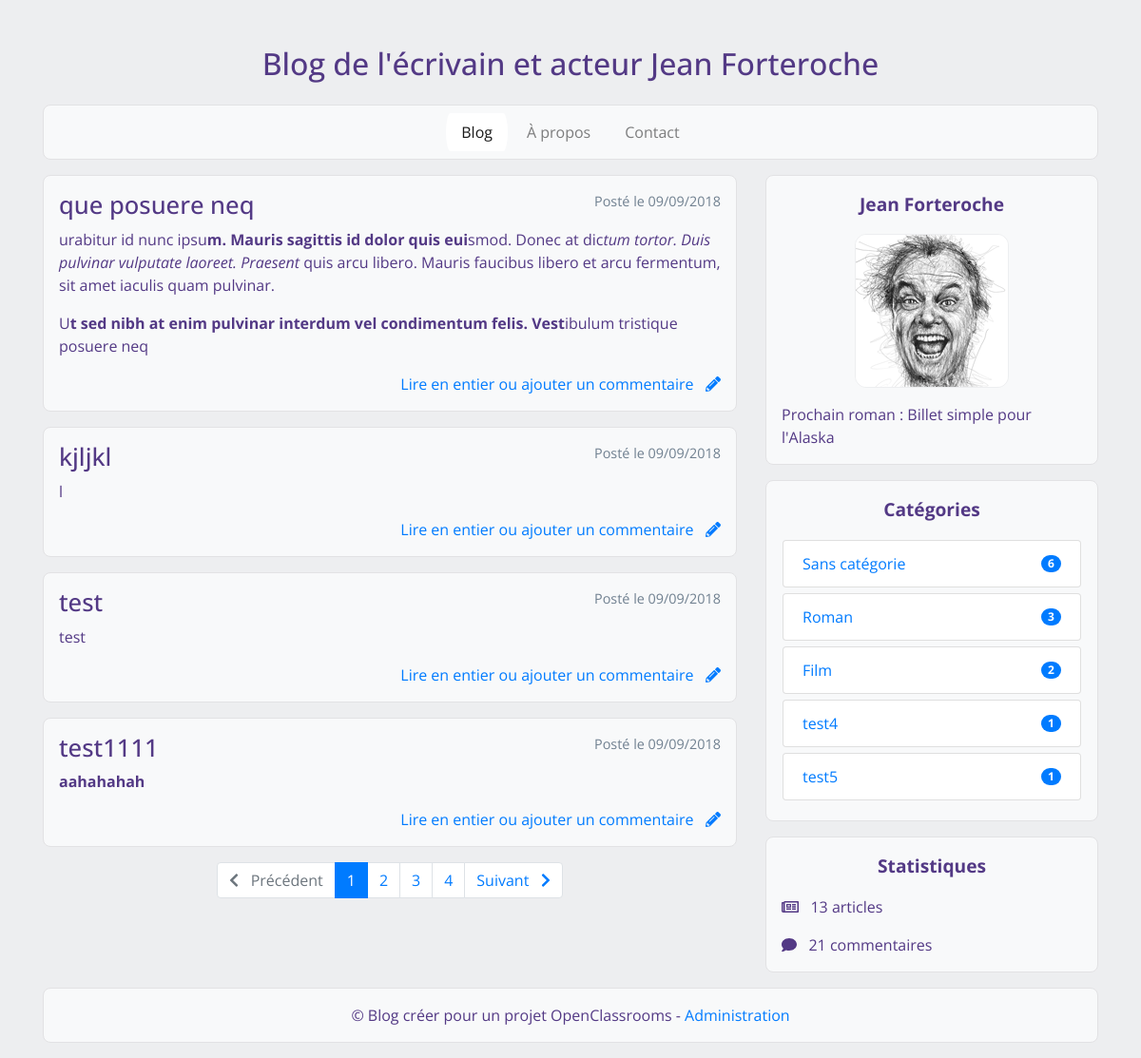
Before: / with the older database file.
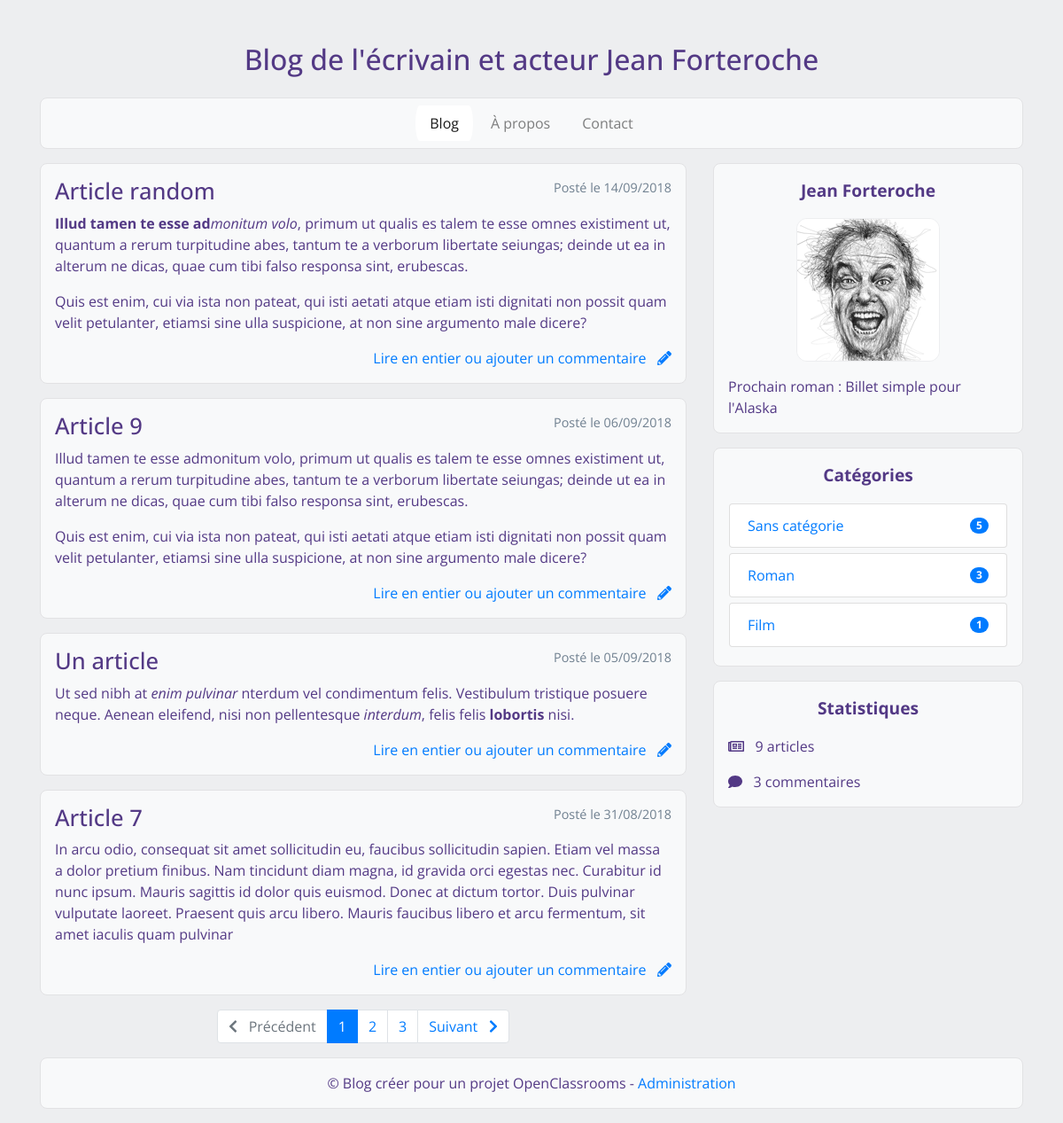
After: the same page with the newer database file.
### tables this page shows
CREATE TABLE `blog` (
  `id` int(11) NOT NULL,
  `categorie` tinyint(4) NOT NULL,
  `title` varchar(255) NOT NULL,
  `post` text NOT NULL,
  `post_date` datetime NOT NULL
);

CREATE TABLE `categorie` (
  `id` tinyint(4) NOT NULL,
  `name` varchar(255) NOT NULL
);

### controllers/frontend.php (called while the page is built, shortened)
<?php
require_once('models/config.php');
require_once('models/BlogManager.php');
function showBlog($pageId, $catId = '')
{
	$blogManager = new \OpenClassrooms\Projet4\Blog\BlogManager();
	$setTotalPosts = $blogManager->setTotalPosts();
	$pageIndex = $blogManager->getParameter();
	$categoryId = $blogManager->getCategoryId();
	$totalPosts = $blogManager->getTotalPosts();
	$posts = $blogManager->getPosts();
	$pagination = $blogManager->getPagination();
	$catSidebar = $blogManager->getCategorySideBar();
	$totalComments = $blogManager->getTotalComments();
	require('views/frontend/blogView.php');
}

### models/Manager.php (called while the page is built, shortened)
<?php
abstract class Manager
{
	final protected function dbConnect()
	{
		$db = new \PDO('mysql:host=localhost;dbname=projet4;charset=utf8', 'root', '');
		return $db;
	}
}

### models/config.php (called while the page is built, shortened)
<?php
$POSTSPERPAGE = 4;

### models/BlogManager.php (called while the page is built, shortened)
<?php
require_once("models/Manager.php");
class BlogManager extends Manager
{
	private $_db;
	private $_parameter;
	private $_categoryId;
	private $_postsPerPage;
	private $_totalPosts;
	public function __construct()
	{
		$this->_db = $this->dbConnect();
		global $POSTSPERPAGE;
		$this->_postsPerPage = $POSTSPERPAGE;
	}
	public function setParameter($parameter)
	{
		$this->_parameter = (int) $parameter;
	}
	public function setCategoryId($parameter)
	{
		$this->_categoryId = (int) $parameter;
	}
	public function setTotalPosts()
	{
		if (empty($this->_categoryId)) {
			$req = $this->_db->query('SELECT COUNT(*) AS totalposts FROM blog');
			$data = $req->fetch();
			$this->_totalPosts = $data['totalposts'];
		} else {
			$req = $this->_db->query('SELECT COUNT(*) AS totalposts FROM blog WHERE categorie = ' . $this->_categoryId);
			$data = $req->fetch();
			$this->_totalPosts = $data['totalposts'];
		}
	}
	public function getParameter()
	{
		return $this->_parameter;
	}
	public function getTotalPosts()
	{
		return $this->_totalPosts;
	}
	public function getPosts()
	{
		$firstMessageToShow = ($this->_parameter - 1) * $this->_postsPerPage;
		if (empty($this->_categoryId)) {
			$req = $this->_db->query('SELECT id, title, post, DATE_FORMAT(post_date, \'%d/%m/%Y\') AS creation_date_fr FROM blog
            ORDER BY id DESC LIMIT ' . $firstMessageToShow .' , ' . $this->_postsPerPage);
			return $req;
		} else {
			$req = $this->_db->query('SELECT id, title, post, DATE_FORMAT(post_date, \'%d/%m/%Y\') AS creation_date_fr FROM blog
            WHERE categorie = ' . $this->_categoryId . ' ORDER BY id DESC LIMIT ' . $firstMessageToShow .' , ' . $this->_postsPerPage);
			return $req;
		}
	}
	public function getPagination()
	{
		$pagi  = ceil($this->_totalPosts / $this->_postsPerPage);
		return $pagi;
	}
	public function getCategorySideBar()
	{
		$req = $this->_db->query('
        SELECT c.id, c.name, COUNT(b.categorie) total
        FROM blog b
        LEFT JOIN categorie c
        ON c.id = b.categorie
        GROUP BY c.id, c.name
        ');
		return $req;
	}
	public function getTotalComments()
	{
		if (empty($this->_categoryId)) {
			$req = $this->_db->query('SELECT COUNT(*) AS numbercomments FROM comment');
			$data = $req->fetch();
			return $data['numbercomments'];
		}
	}
}

### views/frontend/blogView.php (the view, shortened to what the changed rows need)
<article class="col-md-8">
	<?php
	while ($post = $posts->fetch()) {
		?>
	<div>
		<span class="datepost float-right">
			Posté le
			<?= $post['creation_date_fr'] ?>
		</span>
		<h2>
			<?= htmlspecialchars($post['title']) ?>
		</h2>
		<?= htmlspecialchars_decode($post['post']) ?>
		<p class="text-right">
			<a href="index.php?page=post&amp;id=<?= $post['id'] ?>">
				Lire en entier ou ajouter un commentaire &nbsp; <i class="fas fa-pencil-alt"></i>
			</a>
		</p>
	</div>
	<?php
	} $posts->closeCursor();
	if ($pagination > 1) {
		?>
	<ul class="pagination justify-content-center">
		<?php
		for ($i = 1; $i <= $pagination; $i++) {
			?>
		<li class="page-item
		<?php if ($pageIndex == $i) {
				echo 'active';
			} ?>">
			<a class="page-link" href="index.php?page=blog
			<?php if (empty($categoryId)): ?>
				<?= '&amp;id='.$i ?>
			<?php else: ?>
				<?= '&amp;cat='.$categoryId.'&amp;id='.$i ?>
			<?php endif; ?>">
				<?= $i ?>
			</a>
		</li>
		<?php
		} ?>
	</ul>
	<?php
	} ?>
</article>
<aside class="col-md-4">
	<div>
		<ul class="list-group">
			<?php
			while ($category = $catSidebar->fetch()) {
				?>
			<a href="./index.php?page=blog&amp;cat=<?= $category['id'] ?>">
				<li class="list-group-item d-flex justify-content-between align-items-center
				<?php if (!empty($categoryId) && $categoryId == $category['id']) {
					echo ' active bg-secondary';
				} ?>">
					<?= $category['name'] ?>
					<span class="badge badge-pill
					<?php if (!empty($categoryId) && $categoryId == $category['id']): ?>
						badge-light
					<?php else: ?>
						badge-primary
					<?php endif; ?>">
						<?= $category['total'] ?>
					</span>
				</li>
			</a>
			<?php
			} ?>
		</ul>
	</div>
	<div>
		<p class="asidetitle">
			<?php
			if (!empty($categoryId)) {
				echo $categoryName . ' :';
			} else {
				echo 'Statistiques';
			}
			?>
		</p>
		<p>
			<i class="far fa-newspaper"></i> &nbsp;
			<?= $totalPosts . ' article';
			if ($totalPosts > 1) {
				echo 's';
			} ?>
		</p>
		<p>
			<i class="fas fa-comment"></i> &nbsp;
			<?= $totalComments . ' commentaire';
			if ($totalComments > 1) {
				echo 's';
			} ?>
		</p>
	</div>
</aside>
<?php require('template.php');

Changed rows visible on the page:
removed blog: creation_date_fr "09/09/2018", title "que posuere neq", post "urabitur id nunc ipsu m. Mauris sagittis id dolor quis eui smod. Donec at dic tum tortor. Duis pulvinar vulputate laoreet. Praesent quis arcu libero. Mauris faucibus libero et arcu fermentum, sit amet iaculis quam pulvinar. U t sed nibh at enim pulvinar interdum vel condimentum felis. Vest ibulum tristique posuere neq"
removed blog: creation_date_fr "09/09/2018", title "kjljkl", post "l"
removed blog: creation_date_fr "09/09/2018", title "test", post "test"
removed blog: creation_date_fr "09/09/2018", title "test1111", post "aahahahah"
no longer on this page (row unchanged): categorie: name "test4", total "1"
removed categorie: name "test5", total "1"
added blog: creation_date_fr "14/09/2018", title "Article random", post "Illud tamen te esse ad monitum volo , primum ut qualis es talem te esse omnes existiment ut, quantum a rerum turpitudine abes, tantum te a verborum libertate seiungas; deinde ut ea in alterum ne dicas, quae cum tibi falso responsa sint, erubescas. Quis est enim, cui via ista non pateat, qui isti aetati atque etiam isti dignitati non possit quam velit petulanter, etiamsi sine ulla suspicione, at non sine argumento male dicere?"
added blog: creation_date_fr "06/09/2018", title "Article 9", post "Illud tamen te esse admonitum volo, primum ut qualis es talem te esse omnes existiment ut, quantum a rerum turpitudine abes, tantum te a verborum libertate seiungas; deinde ut ea in alterum ne dicas, quae cum tibi falso responsa sint, erubescas. Quis est enim, cui via ista non pateat, qui isti aetati atque etiam isti dignitati non possit quam velit petulanter, etiamsi sine ulla suspicione, at non sine argumento male dicere?"
now on this page (row edited): blog: creation_date_fr "05/09/2018", title "Un article", post "Ut sed nibh at enim pulvinar nterdum vel condimentum felis. Vestibulum tristique posuere neque. Aenean eleifend, nisi non pellentesque interdum , felis felis lobortis nisi."
now on this page (row edited): blog: creation_date_fr "31/08/2018", title "Article 7", post "In arcu odio, consequat sit amet sollicitudin eu, faucibus sollicitudin sapien. Etiam vel massa a dolor pretium finibus. Nam tincidunt diam magna, id gravida orci egestas nec. Curabitur id nunc ipsum. Mauris sagittis id dolor quis euismod. Donec at dictum tortor. Duis pulvinar vulputate laoreet. Praesent quis arcu libero. Mauris faucibus libero et arcu fermentum, sit amet iaculis quam pulvinar"
computed for categorie "Sans catégorie": total "6" → "5"
computed for categorie "Film": total "2" → "1"
Other visible differences:
$totalPosts: "13" → "9"
$totalComments: "21" → "3"
list line gone: "4"
